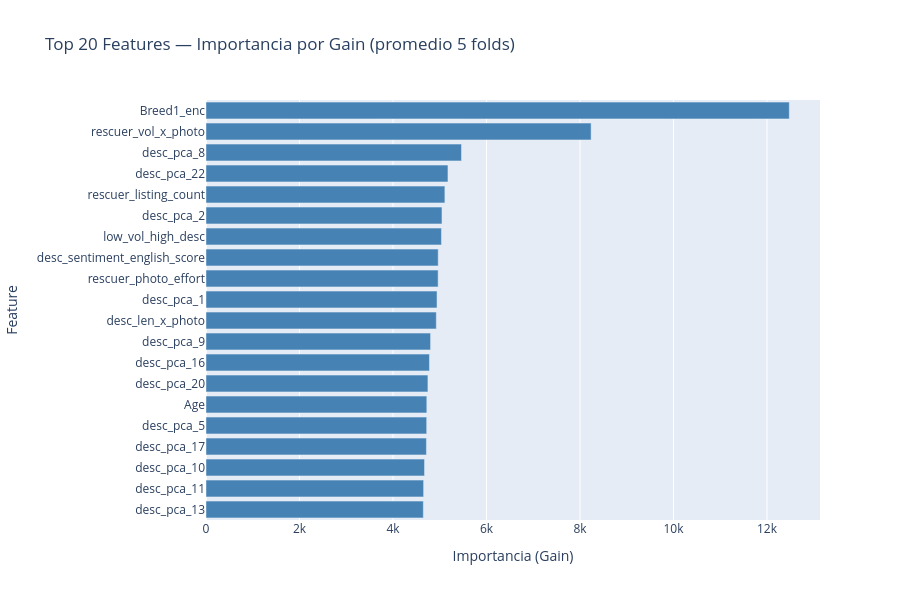
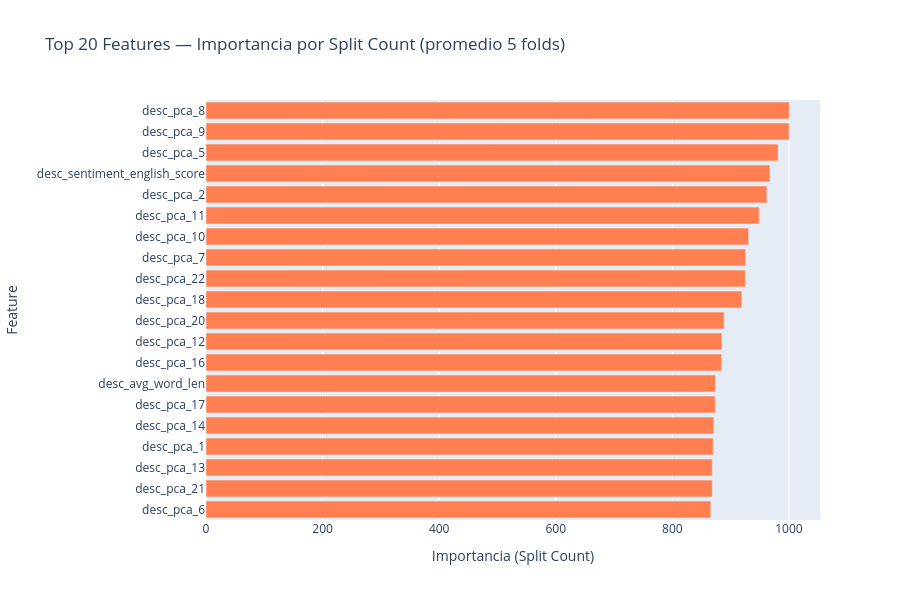

Here is the notebook cell these charts were saved with, in order:
### Code cell
# ── Top 20 por Gain ────────────────────────────────────────────────────────
top20_gain = importance_df.head(20).sort_values('importance_gain', ascending=True)
fig = go.Figure(go.Bar(
    y=top20_gain['feature'], x=top20_gain['importance_gain'],
    orientation='h', marker_color='steelblue',
))
fig.update_layout(
    title='Top 20 Features — Importancia por Gain (promedio 5 folds)',
    xaxis_title='Importancia (Gain)', yaxis_title='Feature', height=600,
)
fig.show()

# ── Top 20 por Split ───────────────────────────────────────────────────────
top20_split = (
    importance_df.sort_values('importance_split', ascending=False)
    .head(20)
    .sort_values('importance_split', ascending=True)
)
fig = go.Figure(go.Bar(
    y=top20_split['feature'], x=top20_split['importance_split'],
    orientation='h', marker_color='coral',
))
fig.update_layout(
    title='Top 20 Features — Importancia por Split Count (promedio 5 folds)',
    xaxis_title='Importancia (Split Count)', yaxis_title='Feature', height=600,
)
fig.show()

### Figure 1 — Plotly figure (JSON) as saved in the notebook; plotly's stock layout.template omitted (floating-point values rounded to 4 significant figures)
{"data": [{"marker": {"color": "steelblue"}, "orientation": "h", "type": "bar", "x": [4649.0, 4655.0, 4674.0, 4715.0, 4721.0, 4723.0, 4747.0, 4780.0, 4804.0, 4927.0, 4942.0, 4965.0, 4967.0, 5036.0, 5047.0, 5110.0, 5176.0, 5465.0, 8238.0, 12480.0], "y": ["desc_pca_13", "desc_pca_11", "desc_pca_10", "desc_pca_17", "desc_pca_5", "Age", "desc_pca_20", "desc_pca_16", "desc_pca_9", "desc_len_x_photo", "desc_pca_1", "rescuer_photo_effort", "desc_sentiment_english_score", "low_vol_high_desc", "desc_pca_2", "rescuer_listing_count", "desc_pca_22", "desc_pca_8", "rescuer_vol_x_photo", "Breed1_enc"]}], "layout": {"height": 600, "title": {"text": "Top 20 Features — Importancia por Gain (promedio 5 folds)"}, "xaxis": {"title": {"text": "Importancia (Gain)"}}, "yaxis": {"title": {"text": "Feature"}}}}

### Figure 2 — Plotly figure (JSON) as saved in the notebook; plotly's stock layout.template omitted (floating-point values rounded to 4 significant figures)
{"data": [{"marker": {"color": "coral"}, "orientation": "h", "type": "bar", "x": [866.0, 868.4, 868.4, 870.0, 871.2, 873.6, 873.8, 884.6, 885.0, 888.8, 919.2, 925.2, 925.6, 930.8, 949.0, 962.2, 967.4, 981.2, 1000.0, 1001.0], "y": ["desc_pca_6", "desc_pca_21", "desc_pca_13", "desc_pca_1", "desc_pca_14", "desc_pca_17", "desc_avg_word_len", "desc_pca_16", "desc_pca_12", "desc_pca_20", "desc_pca_18", "desc_pca_22", "desc_pca_7", "desc_pca_10", "desc_pca_11", "desc_pca_2", "desc_sentiment_english_score", "desc_pca_5", "desc_pca_9", "desc_pca_8"]}], "layout": {"height": 600, "title": {"text": "Top 20 Features — Importancia por Split Count (promedio 5 folds)"}, "xaxis": {"title": {"text": "Importancia (Split Count)"}}, "yaxis": {"title": {"text": "Feature"}}}}
